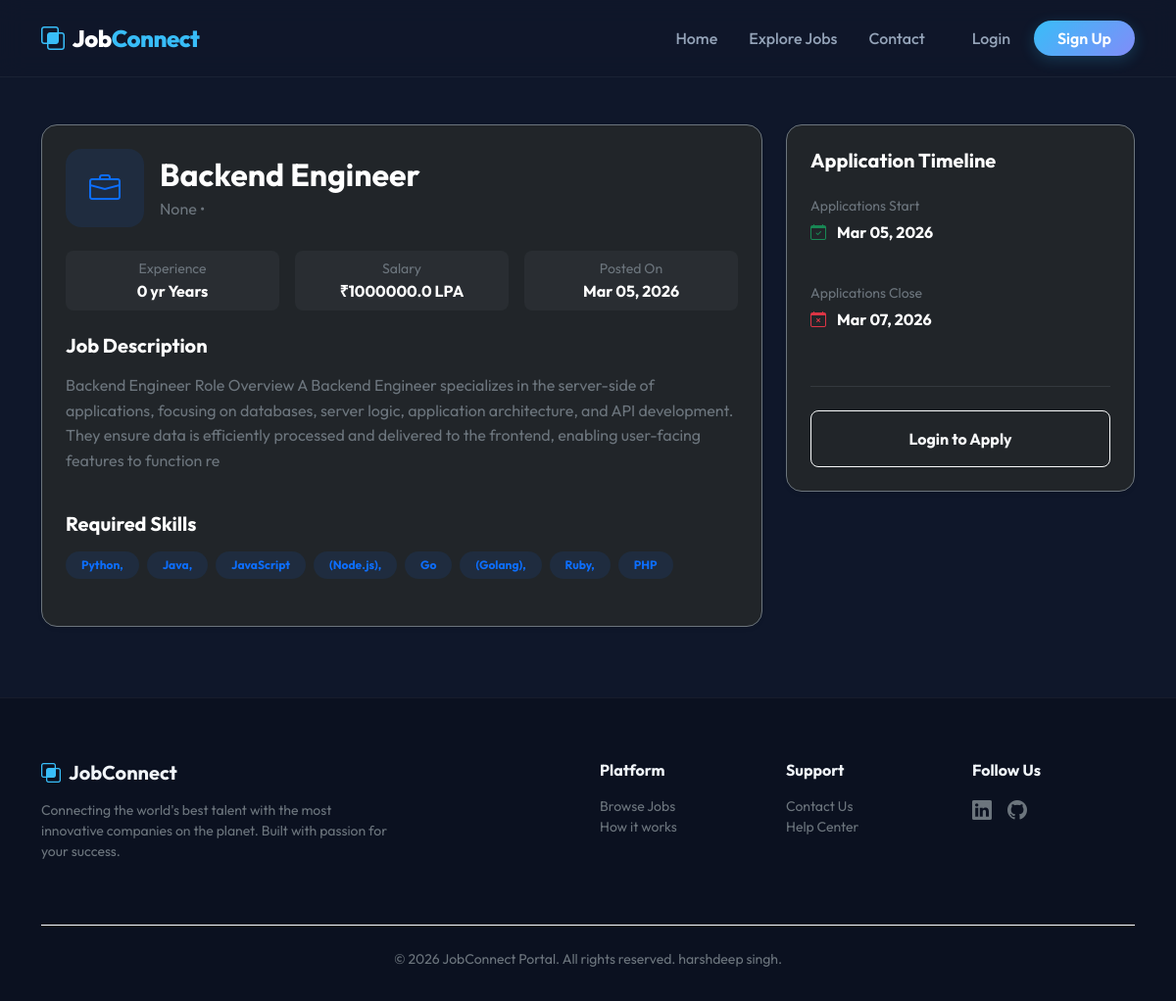
Page /job_detail/4/ on the committed database.
### job/models.py (models this page shows, shortened)
class Job(models.Model):
    recruiter = models.ForeignKey(Recruiter, on_delete=models.CASCADE)
    start_date = models.DateField(null=True)
    end_date = models.DateField()
    title = models.CharField(max_length=100, null=True)
    salary = models.FloatField(max_length=20)
    description = models.CharField(max_length=300, null=True)
    experience = models.CharField(max_length=100, null=True)
    skills = models.CharField(max_length=100, null=True)
    creationdate = models.DateField(auto_now_add=True)

class Recruiter(models.Model):
    user = models.ForeignKey(User, on_delete=models.CASCADE)
    mobile = models.CharField(max_length=15, null=True)
    image = models.FileField(null=True)
    gender = models.CharField(max_length=15, null=True)
    type = models.CharField(max_length=15, null=True)
    company = models.CharField(max_length=100, null=True)
    status = models.CharField(max_length=20, null=True)

### job/views.py (the view)
# urls.py: path('job_detail/<int:pk>/', views.job_detail, name="job_detail"),
def job_detail(request,pk):
    job=Job.objects.get(id=pk)
    context={'job':job}
    return render(request, 'job_detail.html',context)

### job/templates/job_detail.html (shortened to what this page needs)
{% extends 'base.html' %}
{% block content %}
<div class="container py-5">
    <div class="row">
        <div class="col-lg-8">
            <div class="card bg-dark border-secondary p-4 rounded-4 shadow-sm mb-4">
                <div class="d-flex align-items-center gap-3 mb-4">
                    <div class="bg-primary bg-opacity-10 text-primary rounded-4 d-flex align-items-center justify-content-center"
                        style="width: 80px; height: 80px; font-size: 2rem;">
                        <i class="bi bi-briefcase"></i>
                    </div>
                    <div>
                        <h2 class="fw-bold text-white mb-1">
                            {{ job.title }}
                        </h2>
                        <p class="text-secondary mb-0">
                            {{ job.recruiter.company }} • {{ job.recruiter.user.first_name }} {{job.recruiter.user.last_name}}
                        </p>
                    </div>
                </div>
                <div class="row g-3 mb-4 text-center">
                    <div class="col-4">
                        <div class="bg-secondary bg-opacity-10 p-2 rounded-3">
                            <small class="text-secondary d-block">Experience</small>
                            <span class="fw-bold text-white">
                                {{ job.experience }} Years
                            </span>
                        </div>
                    </div>
                    <div class="col-4">
                        <div class="bg-secondary bg-opacity-10 p-2 rounded-3">
                            <small class="text-secondary d-block">Salary</small>
                            <span class="fw-bold text-white">
                                ₹{{ job.salary }} LPA
                            </span>
                        </div>
                    </div>
                    <div class="col-4">
                        <div class="bg-secondary bg-opacity-10 p-2 rounded-3">
                            <small class="text-secondary d-block">Posted On</small>
                            <span class="fw-bold text-white">
                                {{ job.creationdate|date:"M d, Y" }}
                            </span>
                        </div>
                    </div>
                </div>
                <div class="mb-4">
                    <h5 class="fw-bold text-white mb-3">Job Description</h5>
                    <p class="text-secondary" style="line-height: 1.6;">
                        {{ job.description }}
                    </p>
                </div>
                <div class="mb-4">
                    <h5 class="fw-bold text-white mb-3">Required Skills</h5>
                    <div class="d-flex flex-wrap gap-2">
                        {% if job.skills %}
                        {% for skill in job.skills.split %}
                        <span class="badge bg-primary bg-opacity-10 text-primary px-3 py-2 rounded-pill">
                            {{ skill }}
                        </span>
                        {% endfor %}
                        {% else %}
                        <span class="text-secondary">No skills mentioned</span>
                        {% endif %}
                    </div>
                </div>
            </div>
        </div>
        <div class="col-lg-4">
            <div class="card bg-dark border-secondary p-4 rounded-4 shadow-sm sticky-top" style="top: 100px;">
                <h5 class="fw-bold text-white mb-4">Application Timeline</h5>
                <div class="mb-4">
                    <p class="small text-secondary mb-1">Applications Start</p>
                    <p class="fw-bold text-white">
                        <i class="bi bi-calendar-check me-2 text-success"></i>
                        {{ job.start_date|date:"M d, Y" }}
                    </p>
                </div>
                <div class="mb-4">
                    <p class="small text-secondary mb-1">Applications Close</p>
                    <p class="fw-bold text-white">
                        <i class="bi bi-calendar-x me-2 text-danger"></i>
                        {{ job.end_date|date:"M d, Y" }}
                    </p>
                </div>
                <hr class="border-secondary mb-4">
                {% if request.user.is_authenticated %}
                <a href="{% url 'applyforjob' job.id %}" class="btn btn-primary w-100 py-3 rounded-3 fw-bold mb-3">
                    Apply for this Job
                </a>
                <button id="checkMatchBtn" onclick="openMatchModal()" class="btn w-100 py-3 rounded-3 fw-bold"
                    style="background: linear-gradient(135deg,#7c3aed,#2563eb); color:#fff; border:none;">
                    <i class="bi bi-lightning-charge-fill me-2"></i>Check Job Match
                </button>
                {% else %}
                <a href="{% url 'userlogin' %}" class="btn btn-outline-light w-100 py-3 rounded-3 fw-bold">
                    Login to Apply
                </a>
                {% endif %}
            </div>
        </div>
    </div>
</div>
{% endblock %}

### job/templates/base.html (style rules this page uses)
:root { --bg-dark: #0f172a; --card-dark: #1e293b; --accent: #38bdf8; --accent-glow: rgba(56, 189, 248, 0.4); --luxury-grad: linear-gradient(135deg, #38bdf8 0%, #818cf8 100%); }
body { font-family: 'Outfit', sans-serif; background-color: var(--bg-dark); color: #f1f5f9; overflow-x: hidden; }

### rows in the picture
Job: title "Backend Engineer", recruiter.company "None", experience "0 yr", salary "1000000.0", creationdate "Mar 05, 2026", description "Backend Engineer Role Overview A Backend Engineer specializes in the server-side of applications, focusing on databases, server logic, application architecture, and API development. They ensure data is efficiently processed and delivered to the frontend, enabling user-facing features to function re", start_date "Mar 05, 2026", end_date "Mar 07, 2026"

### other values in the picture
{{ skill }} "Python," "Java," "JavaScript" "(Node.js)," "Go" "(Golang)," "Ruby," "PHP"
